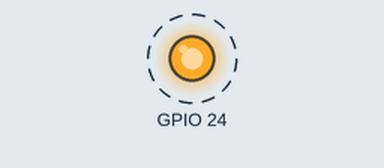
A program run on a simulated Raspberry Pi (BCM pin numbers). Shown: output pins drawn as LEDs (lit = HIGH). Dashed ring = blinking.

Above: at 0.2 s.
Timing chart, 0 to 3.0 s (numbered marks = the images above):
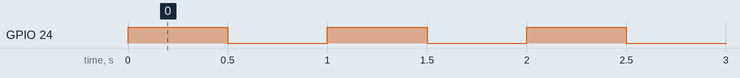

The program:

GPIO.py
```python
import RPi.GPIO as GPIO            # import RPi.GPIO module
from time import sleep             # lets us have a delay

GPIO.setmode(GPIO.BCM)             # choose BCM or BOARD
GPIO.setup(24, GPIO.OUT)           # set GPIO24 as an output

try:
    while True:
        GPIO.output(24, 1)         # set GPIO24 to 1/GPIO.HIGH/True
        sleep(0.5)                 # wait half a second
        GPIO.output(24, 0)         # set GPIO24 to 0/GPIO.LOW/False
        sleep(0.5)                 # wait half a second

except KeyboardInterrupt:          # trap a CTRL+C keyboard interrupt
    GPIO.cleanup()  
```

Measured:
- by itself, GPIO 24: alternates HIGH for 0.50 s and LOW for 0.50 s
